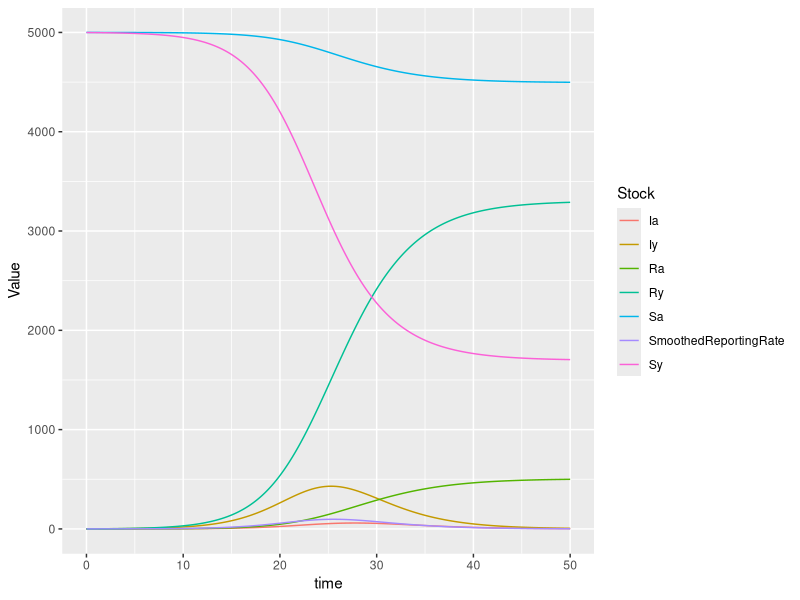

Generate this figure with R:
###########################################
# Translation of Vensim file.
# Date created: 2017-11-13 17:00:54
###########################################
library(deSolve)
library(ggplot2)
library(tidyr)
#Displaying the simulation run parameters
START_TIME <- 0.000000
FINISH_TIME <- 50.000000
TIME_STEP <- 0.125000
#Setting aux param to NULL
auxs<-NULL

#Generating the simulation time vector
simtime<-seq(0.000000,50.000000,by=0.125000)
# Writing global variables (stocks and dependent auxs)
stocks <-c( Ia = 0 , Iy = 1 , Ra = 0 , Ry = 0 , Sa = 5000 , SmoothedReportingRate = 0 , Sy = 4999 )
# This is the model function called from ode
model <- function(time, stocks, auxs){
  with(as.list(c(stocks, auxs)),{
    CEAA <- 0.2
    PopulationA <- Sa+Ia+Ra
    BetaAA <- CEAA/PopulationA
    CEAY <- 0.05
    BetaAY <- CEAY/PopulationA
    LambdaA <- BetaAA*Ia+BetaAY*Iy
    AIR <- LambdaA*Sa
    RD <- 2
    ARR <- Ia/RD
    AT <- 2
    CEYA <- 0.1
    PopulationY <- Sy+Iy+Ry
    BetaYA <- CEYA/PopulationY
    CEYY <- 0.8
    BetaYY <- CEYY/PopulationY
    CloseSchoolDuration <- 10
    TotalPopulation <- PopulationY+PopulationA
    ReportedCasesPer100000 <- SmoothedReportingRate*100000/TotalPopulation
    SchoolClosureThreshold <- 300
    #CloseSchoolsFlag <- IFTHENELSE(ReportedCasesPer100000>SchoolClosureThreshold,1,0)
    
    if(ReportedCasesPer100000 > SchoolClosureThreshold)
      CloseSchoolsFlag <- T else CloseSchoolsFlag <- F
    
    if(CloseSchoolsFlag == T){
      cat("Time is ",time," and CloseSchoolsFlag is true\n")
    }
    
    LambdaY <- BetaYA*Ia+BetaYY*Iy
    YIR <- LambdaY*Sy
    TotalInfectionRate <- AIR+YIR
    ReportingFraction <- 0.4
    ReportedInfectionRate <- TotalInfectionRate*ReportingFraction
    Error <- ReportedInfectionRate-SmoothedReportingRate
    CRR <- Error/AT
    TotalInfected <- Ia+Iy
    YRR <- Iy/RD
    d_DT_Ia  <- AIR-ARR
    d_DT_Iy  <- YIR-YRR
    d_DT_Ra  <- ARR
    d_DT_Ry  <- YRR
    d_DT_Sa  <- -AIR
    d_DT_SmoothedReportingRate  <- CRR
    d_DT_Sy  <- -YIR
    return (list(c(d_DT_Ia,d_DT_Iy,d_DT_Ra,d_DT_Ry,d_DT_Sa,d_DT_SmoothedReportingRate,d_DT_Sy)))
  })
}
# Function call to run simulation
o<-data.frame(ode(y=stocks,times=simtime,func=model,parms=auxs,method='euler'))
to<-gather(o,key=Stock,value=Value,2:ncol(o))
ggplot(data=to)+geom_line(aes(x=time,y=Value,colour=Stock))
#----------------------------------------------------
# Original text file exported from Vensim
#  Ia = INTEG( AIR - ARR , 0) 
#  Iy = INTEG( YIR - YRR , 1) 
#  Ra = INTEG( ARR , 0) 
#  Ry = INTEG( YRR , 0) 
#  Sa = INTEG( - AIR , 5000) 
#  Smoothed Reporting Rate = INTEG( CRR , 0) 
#  Sy = INTEG( - YIR , 4999) 
#  CE AA = 0.2
#  Population A = Sa + Ia + Ra 
#  Beta AA = CE AA / Population A 
#  CE AY = 0.05
#  Beta AY = CE AY / Population A 
#  Lambda A = Beta AA * Ia + Beta AY * Iy 
#  AIR = Lambda A * Sa 
#  RD = 2
#  ARR = Ia / RD 
#  AT = 2
#  CE YA = 0.1
#  Population Y = Sy + Iy + Ry 
#  Beta YA = CE YA / Population Y 
#  CE YY = 0.8
#  Beta YY = CE YY / Population Y 
#  Close School Duration = 10
#  Total Population = Population Y + Population A 
#  Reported Cases Per 100000 = Smoothed Reporting Rate * 100000 / Total Population
#  School Closure Threshold = 300
#  Close Schools Flag = IF THEN ELSE ( Reported Cases Per 100000 > School Closure Threshold, 1, 0) 
#  Lambda Y = Beta YA * Ia + Beta YY * Iy 
#  YIR = Lambda Y * Sy 
#  Total Infection Rate = AIR + YIR 
#  Reporting Fraction = 0.4
#  Reported Infection Rate = Total Infection Rate * Reporting Fraction 
#  Error = Reported Infection Rate - Smoothed Reporting Rate 
#  CRR = Error / AT 
#  FINAL TIME = 50
#  INITIAL TIME = 0
#  TIME STEP = 0.125
#  SAVEPER = TIME STEP 
#  Total Infected = Ia + Iy 
#  YRR = Iy / RD 
#----------------------------------------------------
